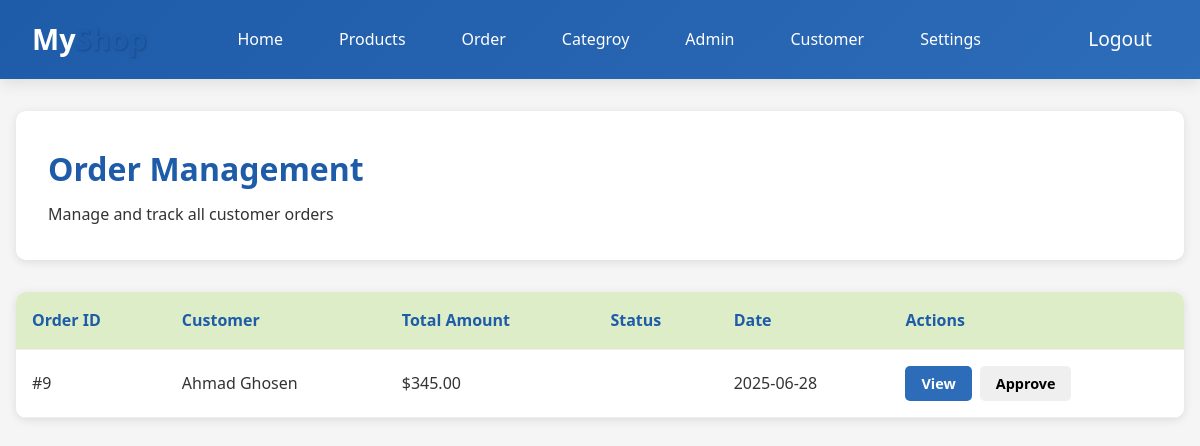
The app's page /admin/order.php (signed in) with its own data.
### tables this page shows
CREATE TABLE IF NOT EXISTS `orders` (
  `order_id` int NOT NULL AUTO_INCREMENT,
  `user_id` int NOT NULL,
  `total_amount` decimal(10,2) NOT NULL,
  `status` enum('pending','processing','shipped','completed','cancelled') DEFAULT 'pending',
  `shipping_address` text NOT NULL,
  `billing_address` text NOT NULL,
  `payment_method` varchar(50) DEFAULT NULL,
  `payment_status` enum('pending','completed','failed','refunded') DEFAULT 'pending',
  `created_at` timestamp NULL DEFAULT CURRENT_TIMESTAMP,
  `updated_at` timestamp NULL DEFAULT CURRENT_TIMESTAMP ON UPDATE CURRENT_TIMESTAMP,
  `delivery_confirmed_by_user` tinyint(1) DEFAULT '0' COMMENT 'Whether user confirmed delivery (0=no, 1=yes)',
  `delivery_confirmed_at` timestamp NULL DEFAULT NULL COMMENT 'When user confirmed delivery',
  PRIMARY KEY (`order_id`),
  KEY `user_id` (`user_id`)
);

CREATE TABLE IF NOT EXISTS `users` (
  `id` int NOT NULL AUTO_INCREMENT,
  `first_name` varchar(100) NOT NULL,
  `last_name` varchar(100) NOT NULL,
  `username` varchar(100) NOT NULL,
  `email` varchar(150) NOT NULL,
  `phone` varchar(20) DEFAULT NULL,
  `password` varchar(255) NOT NULL,
  `verification_code` varchar(10) DEFAULT NULL,
  `email_verified_at` datetime DEFAULT NULL,
  `role` varchar(50) DEFAULT 'user',
  `address` text NOT NULL,
  `city` text NOT NULL,
  `date_of_birth` text NOT NULL,
  `gender` text NOT NULL,
  `verified` int NOT NULL,
  `reset_code` varchar(6) DEFAULT NULL,
  `reset_code_expires` datetime NOT NULL,
  `created_at` timestamp NULL DEFAULT CURRENT_TIMESTAMP,
  PRIMARY KEY (`id`),
  UNIQUE KEY `username` (`username`),
  UNIQUE KEY `email` (`email`)
);

### admin/order.php (the view, shortened to what this page needs)
<!DOCTYPE html>
<html lang="en">
<head>
    <link rel="stylesheet" href="css/order.css">
</head>
<body>
  <?php include 'navbar.php'; ?>
    <main class="main-content">
        <div class="container">
            <div class="page-header">
                <h1 class="page-title">Order Management</h1>
                <p>Manage and track all customer orders</p>
            </div>
            <?php
                include 'config.php';
            $orders_sql = "SELECT o.*, u.first_name, u.last_name
               FROM orders o
               JOIN users u ON o.user_id = u.id
               ORDER BY o.created_at DESC";
                $orders_result = mysqli_query($conn, $orders_sql);
                $orders = [];
                while ($order = mysqli_fetch_assoc($orders_result)) {
                    $order_id   = $order['order_id'];
                    $items_sql  = "SELECT oi.*,
                                          oi.selected_size,
                                          oi.selected_color,
                                          p.name   AS product_name,
                                          p.images AS product_image
                                   FROM   order_items oi
                                   JOIN   products p ON oi.product_id = p.product_id
                                   WHERE  order_id = $order_id";
                    $items_res  = mysqli_query($conn, $items_sql);
                    $items = [];
                    while ($item = mysqli_fetch_assoc($items_res)) {
                        $items[] = $item;
                    }
                    $order['items'] = $items;
                    $orders[]       = $order;
                }
            ?>
            <div class="orders-table">
                <table>
                    <thead>
                        <tr>
                            <th>Order&nbsp;ID</th>
                            <th>Customer</th>
                            <th>Total&nbsp;Amount</th>
                            <th>Status</th>
                            <th>Date</th>
                            <th>Actions</th>
                        </tr>
                    </thead>
                    <tbody>
                        <?php foreach ($orders as $order): ?>
                            <tr>
                                <td>#<?= $order['order_id'] ?></td>
                                <td><?= htmlspecialchars($order['first_name'] . ' ' . $order['last_name']) ?></td>
                                <td>$<?= number_format($order['total_amount'], 2) ?></td>
                                <td>
                                    <span class="status-badge status-<?= $order['status'] ?>">
                                    </span>
                                </td>
                                <td><?= date('Y-m-d', strtotime($order['created_at'])) ?></td>
                                <td>
                                    <div class="actions">
                                        <button
                                            class="btn btn-primary btn-small"
                                            onclick='showDetails(<?= json_encode($order, JSON_HEX_TAG | JSON_HEX_APOS | JSON_HEX_AMP | JSON_HEX_QUOT) ?>)'>
                                            View
                                        </button>
                                        <button
                                            class="btn btn-secondary btn-small"
                                            onclick="approveOrder(<?= $order['order_id'] ?>)">
                                            Approve
                                        </button>
                                    </div>
                                </td>
                            </tr>
                        <?php endforeach; ?>
                    </tbody>
                </table>
            </div>
        </div>
    </main>
</body>
</html>

### admin/css/order.css (style rules this page uses)
:root { --primary-color: #2d6cb8; --primary-light: #dcedc8; --primary-dark: #1e5ba8; --white: #ffffff; --gray-light: #f5f5f5; --gray-medium: #e0e0e0; --gray-dark: #757575; --text-color: #333333; --danger-color: #f44336; --warning-color: #ff9800; --success-color: #1e5ba8; --info-color: #2196f3; --border-color: #e0e0e0; --shadow: 0 2px 10px rgba(0, 0, 0, 0.1); --shadow-hover: 0 4px 20px rgba(0, 0, 0, 0.15); }
* { margin: 0; padding: 0; box-sizing: border-box; font-family: "Segoe UI", Tahoma, Geneva, Verdana, sans-serif; }
body { background-color: var(--gray-light); color: var(--text-color); line-height: 1.6; }
.container { max-width: 1200px; margin: 0 auto; padding: 0 1rem; }
.main-content { padding: 2rem 0; }
.page-header { background: var(--white); padding: 2rem; border-radius: 10px; margin-bottom: 2rem; box-shadow: 0 2px 10px rgba(0, 0, 0, 0.1); }
.page-title { font-size: 2rem; color: var(--primary-dark); margin-bottom: 0.5rem; }
.btn { padding: 0.8rem 1.5rem; border: none; border-radius: 5px; cursor: pointer; font-weight: bold; text-decoration: none; display: inline-block; transition: all 0.3s; }
.btn-primary { background: var(--primary-color); color: var(--white); }
.btn-small { padding: 0.5rem 1rem; font-size: 0.9rem; }
.orders-table { background: var(--white); border-radius: 10px; overflow: hidden; box-shadow: 0 2px 10px rgba(0, 0, 0, 0.1); }
table { width: 100%; border-collapse: collapse; }
th, td { padding: 1rem; text-align: left; border-bottom: 1px solid #eee; }
th { background: var(--primary-light); font-weight: bold; color: var(--primary-dark); }
.status-badge { padding: 0.3rem 0.8rem; border-radius: 15px; font-size: 0.9rem; font-weight: bold; text-transform: uppercase; }
.actions { display: flex; gap: 0.5rem; }

### records on screen
orders: order_id "9", user.last_name "Ahmad Ghosen", total_amount "345.00", created_at "2025-06-28"
